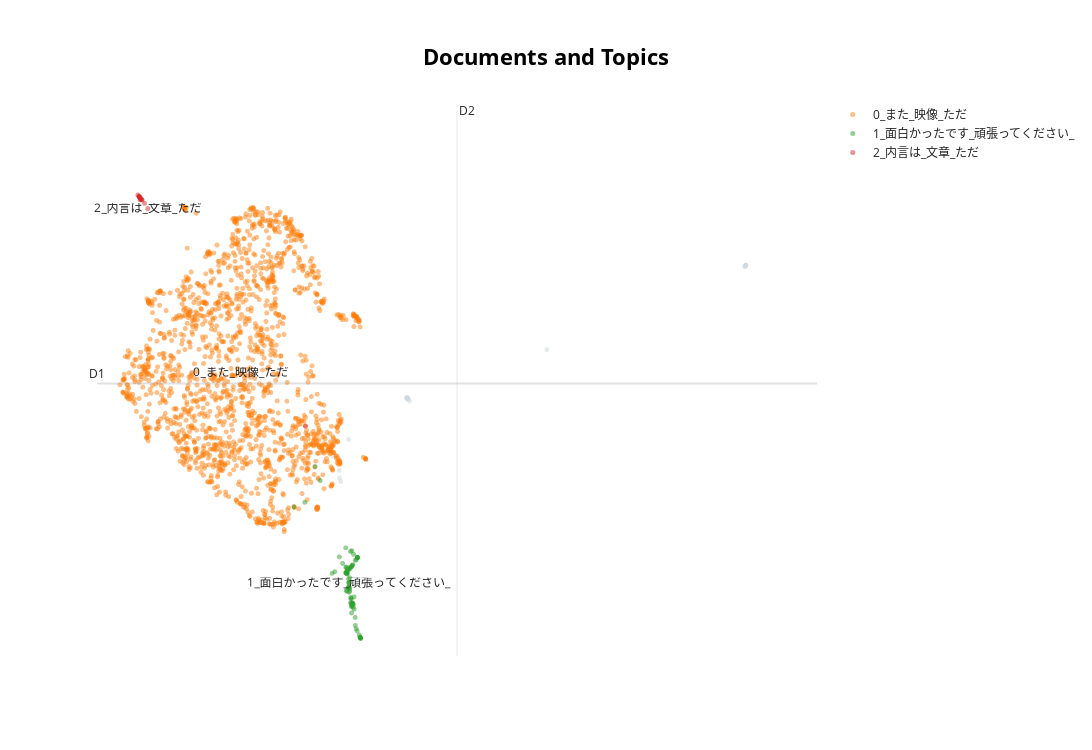

The cell this chart's notebook holds for it:
### Code cell
reduced_embeddings = UMAP(n_neighbors=15, n_components=2, min_dist=0.01, random_state=42).fit_transform(embeddings)
topic_model.visualize_documents(
    docs=processed_data,
    reduced_embeddings=reduced_embeddings  # Pass reduced embeddings
)

### Figure 1 — Plotly figure (JSON) as saved in the notebook; plotly's stock layout.template omitted (floating-point values rounded to 4 significant figures; data arrays with more than 128 entries replaced by an {"elided": "..."} marker saying what was removed)
{"data": [{"hoverinfo": "text", "hovertext": ["貴重なお時間ありがとうございました……！", "応援しています。", "ぜひがんばってください！", "ありがとうございました。", "ありがとうございました。", "私は中程度のASDです。", "ADHDです。", "ADHDと診断されました。", "ありがとうございます。", "ADHD気味で、言語(大脳?)で考えるというよりは身体(小脳?)で考えている感じが普段からするので気になります。", "頑張ってください。", "お役に立てれば幸いです。", "ASDとADHD併存の診断を受けている者です。", "ADHDのAD型です。", "ADHDだからか常に内言があり、疲れることも多いです。", "ありがとうございました。", "ありがとうございました。", "ありがとうございました。", "そのような疲弊状態でも思考をやめられないのはADHD所以でしょうが、何かのお手伝いになれば幸いです。", "ADHDなので短期記憶が弱い方だと思われます（コンサータという薬を服用することでかなり克服されるので恐らくワーキングメモリそのものの機能は人並みにはあり、意識散漫が原因である可能性が高い）。", "ADHD/ASD。", "ありがとうございました。", "ありがとうございました。", "ありがとうございました。", "ありがとうございました。", "応援しております！", "ありがとうございました。", "軽度のadhdと自閉症を持っている者です", "このような機会をいただきありがとうございます。", "・私は自分が軽度のADHDではないかという疑いを持っているのですが(専門家の診断は受けたことがありません)、入眠前などで脳が重圧から解放された時に内言として様々なインスピレーションや発想が浮かびます。", "ADHDの薬を飲んでいた時はなく頭の中が静かだったので。", "発達障害のASD診断済みだがADHDの特性もあるため、普段から脳内が多動気味。", "ADHDだからなのか、集中している時以外ほぼ常に頭の中で音楽や映像が流れている。", "ありがとうございました！", null], "marker": {"color": "#CFD8DC", "opacity": 0.5, "size": 5}, "mode": "markers+text", "name": "other", "showlegend": false, "type": "scattergl", "x": [12.59, 1.615, 1.818, 12.6, 12.61, 2.03, 3.605, 3.607, 12.6, 3.586, 1.785, 12.61, 3.58, 3.607, 3.603, 12.61, 12.61, 12.61, 3.599, 3.598, 3.607, 12.61, 12.61, 12.61, 12.6, 1.776, 12.61, 3.567, 12.58, 3.586, 3.648, 3.592, 3.599, 12.6, 7.307], "y": [9.413, 5.771, 5.291, 9.428, 9.432, 6.096, 6.881, 6.878, 9.426, 6.896, 5.357, 9.43, 6.869, 6.879, 6.881, 9.438, 9.429, 9.428, 6.883, 6.884, 6.879, 9.428, 9.429, 9.428, 9.428, 5.508, 9.429, 6.898, 9.406, 6.886, 6.832, 6.882, 6.898, 9.421, 7.816]}, {"hoverinfo": "text", "hovertext": {"elided": "1708 str values"}, "marker": {"opacity": 0.5, "size": 5}, "mode": "markers+text", "name": "0_また_映像_ただ", "text": {"elided": "1708 str values"}, "textfont": {"size": 12}, "type": "scattergl", "x": {"elided": "1708 float values"}, "y": {"elided": "1708 float values"}}, {"hoverinfo": "text", "hovertext": ["このアンケート結果がどのようになるのか気になります。", "学部別、教育レベル別、雌雄別、国別、デジタル/アナログ世代別、分類にも興味があります。", "結果の公表楽しみにしています。", "工学的研究といえど、学際的興味を惹かれる大変面白い研究だと思う。", "面白いですね、結果たのしみにしてます！", "非常に興味深い内容でした。", "面白い研究ですね、頑張ってください。", "とても興味深い研究に参加させていただき、ありがとうございました！", "今後自分でもこれについて勉強してみたいと思います。", "興味深い調査に参加させていただき、ありがとうございました。", "この度は面白いテーマでのアンケートの機会をいただきありがとうございます。", "研究が深まりますように。", "研究に役立つと嬉しいです。", "このような研究結果が広まれば、多様性を認める社会にもつながります。", "研究の成果が楽しみです。", "面白いアンケートでした。", "とても興味深いです。", "とても面白かったです。", "面白い研究だなと思いました。", "貴殿の研究がどうなるか楽しみにしております。", "不思議な調査で面白かったです！", "面白い調査ですね、研究頑張ってください。", "アンケート結果教えてください", "研究の結果を見られるところがあればどこかで告知してほしいです。", "おもしろい研究だと思いました。", "僅かばかりですが、高橋様の研究にお役立ていただけましたら幸いです。", "とても興味深いです！", "このアンケートに巡り会えて本当によかった。", "調査の参考になれば幸いです。", "結果に興味があります。", "この研究の結果について必ずご連絡いただきたい。", "調査等頑張ってください。", "とても興味深い調査をありがとうございました。", "アンケートが研究にとって有意義なものになりますよう応援しております！", "とても興味深いアンケートでした。", "面白かったです。", "研究応援しています！！！！！", "とても興味深い。", "研究結果が楽しみです。", "大変面白い調査だと思います。", "研究者結果が楽しみです！", "面白かったです", "今回の実験結果がどこかでみれることを期待しています。", "楽しかったです。", "研究がんばってください！", "研究頑張ってください．", "面白かったです。", "研究頑張ってください！", "結果をお待ちしております。", "興味深い研究応援してます。", "非常に興味深いです。", "研究応援しております。", "研究頑張って下さい。", "研究がんばってください(｡•̀ᴗ-)✧", "おもしろかったです", "結果楽しみにしております。", "どのような研究結果になり、どう活かされていくのか楽しみです。", "長らく気になっていたテーマで、関われて嬉しいです。", "よい研究成果が出ることを祈っております。", "回答していて楽しかったです。", "このような研究があるのは面白いですね。", "面白い研究だと思いました！", "結果が知りたいです", "結果がとても気になります！", "他の人がどのように思考しているのかとても興味深いです。", "このたびは興味深い体験をさせていただきました、ありがとうございます。", "調査がんばってください。", "とても不思議な体験でした！", "とても面白かったです。", "ハッとさせられる面白い調査でした。", "今後の発表に期待しております。", "とても面白かったです。", "アンケートは楽しかったです。", "結果が気になる。", "とても興味深い研究です。", "面白かったです。", "とても興味深いテストでした。", "以前から気になっていたテーマなので、研究されている方がいると知り興味深いです。", "興味があります。", "結果が楽しみです。", "非常に興味深い研究で、調査結果や先生の分析をぜひ拝読したいと思いました。", "結果を楽しみにしてます。", "似たようなことについて調べています。", null], "marker": {"opacity": 0.5, "size": 5}, "mode": "markers+text", "name": "1_面白かったです_頑張ってください_", "text": ["", "", "", "", "", "", "", "", "", "", "", "", "", "", "", "", "", "", "", "", "", "", "", "", "", "", "", "", "", "", "", "", "", "", "", "", "", "", "", "", "", "", "", "", "", "", "", "", "", "", "", "", "", "", "", "", "", "", "", "", "", "", "", "", "", "", "", "", "", "", "", "", "", "", "", "", "", "", "", "", "", "", "", "1_面白かったです_頑張ってください_"], "textfont": {"size": 12}, "type": "scattergl", "x": [2.078, 0.8627, 2.266, 2.057, 2.172, 2.173, 2.053, 2.023, 1.978, 2.017, 1.961, 1.993, 2.037, 1.869, 2.057, 2.102, 2.137, 2.345, 2.113, 2.058, 2.149, 2.051, 1.95, 2.039, 2.11, 1.781, 2.155, 2.205, 1.955, 2.16, 2.049, 1.991, 2.028, 1.967, 2.08, 2.346, 1.993, 2.136, 2.14, 2.091, 2.128, 2.312, 2.108, 2.334, 1.967, 1.966, 2.335, 1.97, 2.26, 2.031, 2.132, 2.002, 1.946, 1.965, 2.202, 2.259, 2.093, 1.588, 2.102, 2.254, 2.04, 2.115, 2.113, 2.204, 0.5767, 1.983, 1.978, 2.105, 2.334, 2.104, 2.229, 2.338, 2.229, 1.133, 2.097, 2.342, 2.111, 1.66, 2.085, 2.267, 2.027, 2.264, 1.271, 2.04], "y": [3.95, 4.892, 3.828, 3.194, 3.081, 2.843, 3.236, 3.259, 3.524, 3.253, 3.203, 3.52, 3.351, 3.721, 3.61, 2.893, 2.952, 2.294, 2.97, 3.445, 2.882, 3.261, 4.021, 3.624, 2.935, 3.847, 2.932, 2.533, 3.645, 3.896, 3.636, 3.608, 3.275, 3.652, 2.967, 2.286, 3.584, 2.959, 3.696, 3.047, 3.688, 2.35, 3.671, 2.3, 3.542, 3.535, 2.302, 3.558, 3.84, 3.358, 2.959, 3.557, 3.542, 3.548, 2.687, 3.838, 3.65, 3.531, 3.659, 2.428, 3.168, 2.916, 3.965, 3.784, 4.801, 3.187, 3.536, 2.772, 2.311, 2.955, 3.789, 2.302, 2.469, 5.576, 3.047, 2.287, 2.913, 3.564, 3.068, 3.839, 3.424, 3.83, 5.309, 3.345]}, {"hoverinfo": "text", "hovertext": ["文字だけの内言はありませんが文字（文章）だけの夢なら見たことがあります。", "また、内言だけの夢を見る（聞く）ことがあります。", "と思ってしまった）\n夢もフルカラーで見ることがほとんどであり、夢で見た景色があまりにも美しく、起きてから反芻したことがある", "内言だけの夢って見たこともある。", "夢は（自分以外の意志で生み出されていると感じる）内言の延長線上にあるような気がしました", "中学の頃、人によって「夢を映像で見る」人がいると知り、夢日記を書くようになりました。", "夢で見た・体験したことを文字で記録することにより、映像・触覚などの感覚と文字の結びつきが、しやすくなったように思います。", "夢の中にいる状態に近いのでしょうか？", "睡眠中の夢の中でも同じです。", "内言はほぼ視覚だけですが、夢は触覚など他の感覚もあります", "ただ、夢を見ている時などは他人の声もかなり正確に再現することが出来たり、なにより自分とは切り離されていて声帯が連動する感覚は無いです。", "内言は、夢の中の私の話し方(夢の中の登場人物との会話)に似ていると思います。", "幼少期から睡眠時にみた夢を覚えていることが多く、今回の質問から察するに、内言は無意識の領域に近いものなのだろうかと感じた。", "それから空想癖が始まった。", "子供の頃から空想癖がありごっこ遊びが好きだったのでイマジナリーフレンドのようなものだと思っています。", "夜に見る夢と似ていると思った", "五感の認識は夢の中での認識に似てるかも。", "夢の中も感覚が似ている。", "以前、この研究とおなじような興味があり友人に「夢をどうやってみるか？」", "意識がはっきりしていない状態、夢を見ている時やぼうっと天井を見ている時に目の前に見えているはずの天井が見えなくなりそれとは違う景色が広がっている時のように自分の意識が内側に向いている時と現実の世界を相手にしている外側に向いている時があってそれが内側に向いてるときにより強く想像が働きます。", "夜にみる夢も触覚的なものが多かったです。", "夢そのものも映像の印象が強くなり、今ではカラーで見ることもあるため、体の経験値が思考の経験値と重なっているのかなと感じています。", null], "marker": {"opacity": 0.5, "size": 5}, "mode": "markers+text", "name": "2_内言は_文章_ただ", "text": ["", "", "", "", "", "", "", "", "", "", "", "", "", "", "", "", "", "", "", "", "", "", "2_内言は_文章_ただ"], "textfont": {"size": 12}, "type": "scattergl", "x": [-3.525, -3.509, -3.531, -3.558, -3.557, -3.546, -3.409, -3.542, -3.535, -3.485, -3.527, -3.524, -3.527, -3.528, 0.8783, -3.545, -3.499, -3.531, -3.554, -3.505, -3.585, -3.477, -3.324], "y": [10.72, 10.7, 10.73, 10.75, 10.75, 10.74, 10.62, 10.73, 10.73, 10.69, 10.69, 10.71, 10.72, 10.71, 6.351, 10.74, 10.69, 10.73, 10.75, 10.7, 10.78, 10.68, 10.52]}], "layout": {"annotations": [{"showarrow": false, "text": "D1", "x": -4.673, "y": 7.17, "yshift": 10}, {"showarrow": false, "text": "D2", "x": 4.917, "xshift": 10, "y": 12.4}], "height": 750, "shapes": [{"line": {"color": "#CFD8DC", "width": 2}, "type": "line", "x0": 4.917, "x1": 4.917, "y0": 1.943, "y1": 12.4}, {"line": {"color": "#9E9E9E", "width": 2}, "type": "line", "x0": -4.673, "x1": 14.51, "y0": 7.17, "y1": 7.17}], "title": {"font": {"color": "Black", "size": 22}, "text": "<b>Documents and Topics</b>", "x": 0.5, "xanchor": "center", "yanchor": "top"}, "width": 1200, "xaxis": {"visible": false}, "yaxis": {"visible": false}}}
